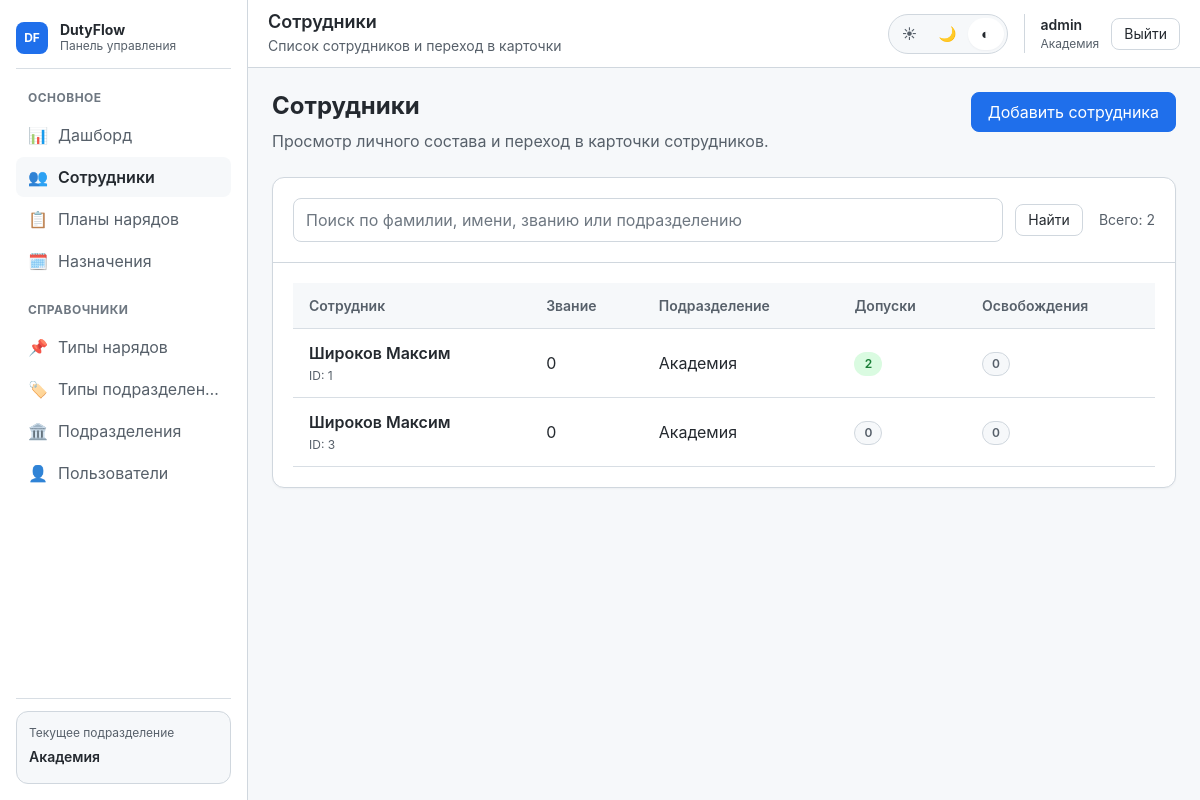
The page /persons/ (signed in) on the database its author committed.
### users_app/models.py (models this page shows, shortened)
class UserProfile(models.Model):
    user = models.OneToOneField(
        User,
        on_delete=models.CASCADE,
        related_name='profile'
    )
    unit = models.ForeignKey(
        Unit,
        on_delete=models.PROTECT,
        related_name='users'
    )
    created_by = models.ForeignKey(
        User,
        on_delete=models.SET_NULL,
        null=True,
        blank=True,
        related_name='created_users',
        verbose_name="Создал пользователь"
    )
    created_at = models.DateTimeField(auto_now_add=True, verbose_name="Дата создания")
    class Meta:
        verbose_name = "Профиль пользователя"
        verbose_name_plural = "Профили пользователей"

### units/models.py (models this page shows, shortened)
class Unit(models.Model):
    name = models.CharField(max_length=255, verbose_name="Название")
    parent = models.ForeignKey(
        'self',
        on_delete=models.SET_NULL,
        null=True,
        blank=True,
        related_name='children',
        verbose_name="Вышестоящее подразделение"
    )
    unit_type = models.ForeignKey(
        UnitType,
        on_delete=models.PROTECT,
        related_name='units',
        verbose_name="Тип подразделения"
    )
    class Meta:
        verbose_name = "Подразделение"
        verbose_name_plural = "Подразделения"
        ordering = ['unit_type__level', 'name']
    def get_descendants_ids(self, include_self=False):
        ids = [self.id] if include_self else []
        def collect(child):
            for c in child.children.all():
                ids.append(c.id)
                collect(c)
        collect(self)
        return ids

### people/models.py (models this page shows, shortened)
class Person(models.Model):
    last_name = models.CharField(max_length=150, verbose_name="Фамилия", db_index=True)
    first_name = models.CharField(max_length=150, verbose_name="Имя")
    middle_name = models.CharField(max_length=150, blank=True, verbose_name="Отчество")
    rank = models.ForeignKey(Rank, on_delete=models.PROTECT, related_name='people', verbose_name="Звание")
    unit = models.ForeignKey(Unit, on_delete=models.PROTECT, related_name='people', verbose_name="Подразделение")
    class Meta:
        verbose_name = "Сотрудник"
        verbose_name_plural = "Сотрудники"
        ordering = ['last_name', 'first_name']
        indexes = [
            models.Index(fields=['last_name', 'first_name']),
        ]
    def full_name(self):
         return f"{self.last_name} {self.first_name} {self.middle_name}".strip()
    full_name.short_description = "Полное имя"

### ranks/models.py (models this page shows, shortened)
class Rank(models.Model):
    name = models.CharField(max_length=100, unique=True, verbose_name="Звание")
    order = models.PositiveSmallIntegerField(default=0, verbose_name="Порядок") # Для сортировки (рядовой -> генерал)
    class Meta:
        verbose_name = "Звание"
        verbose_name_plural = "Звания"
        ordering = ['order', 'name']

### core/views/people/person.py (the view)
@login_required
def person_list(request):
    access = AccessService(request.user)
    people = access.get_visible_queryset(Person.objects.all())
    search_query = request.GET.get('q', '').strip()
    if search_query:
        people = people.filter(
            last_name__icontains=search_query
        ) | people.filter(
            first_name__icontains=search_query
        )
    return render(request, 'app/people/list.html', {
        'people': people,
        'active_tab': 'people',
        'page_title': 'Сотрудники',
        'page_subtitle': 'Список сотрудников и переход в карточки',
        'can_add': access.can_create_in_unit(access.user_unit),
        'can_edit': True,
        'search_query': search_query,
    })

### templates/app/people/list.html (shortened to what this page needs)
{% extends 'app/base_app.html' %}
{% block app_content %}
<section class="page-section">
    <div class="page-header">
        <div class="page-header__main">
            <h2 class="page-header__title">Сотрудники</h2>
            <p class="page-header__subtitle">
                Просмотр личного состава и переход в карточки сотрудников.
            </p>
        </div>
        {% if can_add %}
        <div class="page-header__actions">
            <a href="{% url 'people:person_add' %}" class="button button--primary">
                Добавить сотрудника
            </a>
        </div>
        {% endif %}
    </div>
</section>
<section class="page-section">
    <article class="card">
        <div class="card__header people-toolbar">
            <form method="get" class="people-toolbar__search form" role="search">
                <div class="people-search">
                    <input
                        type="search"
                        name="q"
                        value="{{ search_query|default:'' }}"
                        placeholder="Поиск по фамилии, имени, званию или подразделению"
                        aria-label="Поиск сотрудников"
                    >
                    <button type="submit" class="button button--sm">Найти</button>
                </div>
            </form>
            <div class="people-toolbar__meta">
                <span class="people-counter">Всего: {{ people|length }}</span>
            </div>
        </div>
        <div class="card__body">
            {% if people %}
                <div class="table-wrap">
                    <table class="table people-table">
                        <thead>
                            <tr>
                                <th>Сотрудник</th>
                                <th>Звание</th>
                                <th>Подразделение</th>
                                <th>Допуски</th>
                                <th>Освобождения</th>
                            </tr>
                        </thead>
                        <tbody>
                            {% for person in people %}
                            <tr class="table-row-link" data-href="{% url 'people:person_detail' person.pk %}">
                                <td>
                                    <div class="person-cell">
                                        <a href="{% url 'people:person_detail' person.pk %}" class="person-cell__name">
                                            {{ person.last_name }} {{ person.first_name }}{% if person.middle_name %} {{ person.middle_name }}{% endif %}
                                        </a>
                                        <div class="person-cell__meta">
                                            ID: {{ person.pk }}
                                        </div>
                                    </div>
                                </td>
                                <td>
                                    {% if person.rank %}
                                        {{ person.rank.name }}
                                    {% else %}
                                        <span class="text-muted">—</span>
                                    {% endif %}
                                </td>
                                <td>
                                    {% if person.unit %}
                                        {{ person.unit.name }}
                                    {% else %}
                                        <span class="text-muted">—</span>
                                    {% endif %}
                                </td>
                                <td>
                                    {% with clearance_count=person.clearances.count %}
                                        {% if clearance_count %}
                                            <span class="badge badge--success">{{ clearance_count }}</span>
                                        {% else %}
                                            <span class="badge">0</span>
                                        {% endif %}
                                    {% endwith %}
                                </td>
                                <td>
                                    {% with exemption_count=person.exemptions.count %}
                                        {% if exemption_count %}
                                            <span class="badge badge--warning">{{ exemption_count }}</span>
                                        {% else %}
                                            <span class="badge">0</span>
                                        {% endif %}
                                    {% endwith %}
                                </td>
                            </tr>
                            {% endfor %}
                        </tbody>
                    </table>
                </div>
            {% endif %}
        </div>
    </article>
</section>
{% endblock %}

### templates/components/layout/app_sidebar.html (shortened to what this page needs)
<aside class="app-sidebar" data-sidebar>
    <div class="app-sidebar__inner">
        <div class="app-sidebar__header">
            <a href="{% url 'auth:dashboard' %}" class="app-sidebar__brand">
                <span class="app-sidebar__brand-mark">DF</span>
                <div class="app-sidebar__brand-texts">
                    <span class="app-sidebar__brand-title">DutyFlow</span>
                    <span class="app-sidebar__brand-subtitle">Панель управления</span>
                </div>
            </a>
        </div>
        <div class="app-sidebar__section">
            <div class="app-sidebar__section-title">Основное</div>
            <nav class="app-sidebar__nav">
                <a href="{% url 'auth:dashboard' %}" class="nav-item {% if active_tab == 'dashboard' %}is-active{% endif %}">
                    <span class="nav-item__icon">📊</span>
                    <span class="nav-item__label">Дашборд</span>
                </a>
                <a href="{% url 'people:person_list' %}" class="nav-item {% if active_tab == 'people' %}is-active{% endif %}">
                    <span class="nav-item__icon">👥</span>
                    <span class="nav-item__label">Сотрудники</span>
                </a>
                <a href="{% url 'plan:list' %}" class="nav-item {% if active_tab == 'plans' %}is-active{% endif %}">
                    <span class="nav-item__icon">📋</span>
                    <span class="nav-item__label">Планы нарядов</span>
                </a>
                <a href="{% url 'assignment:calendar' %}" class="nav-item {% if active_tab == 'assignments' %}is-active{% endif %}">
                    <span class="nav-item__icon">🗓️</span>
                    <span class="nav-item__label">Назначения</span>
                </a>
            </nav>
        </div>
        <div class="app-sidebar__section">
            <div class="app-sidebar__section-title">Справочники</div>
            <nav class="app-sidebar__nav">
                {% if user.profile.unit.unit_type.level <= 1 %}
                <a href="{% url 'type:list' %}" class="nav-item {% if active_tab == 'duty_types' %}is-active{% endif %}">
                    <span class="nav-item__icon">📌</span>
                    <span class="nav-item__label">Типы нарядов</span>
                </a>
                {% endif %}
                {% if user.profile.unit.unit_type.level == 0 %}
                <a href="{% url 'unit_type:list' %}" class="nav-item {% if active_tab == 'unit_types' %}is-active{% endif %}">
                    <span class="nav-item__icon">🏷️</span>
                    <span class="nav-item__label">Типы подразделений</span>
                </a>
                {% endif %}
                <a href="{% url 'units:list' %}" class="nav-item {% if active_tab == 'units' %}is-active{% endif %}">
                    <span class="nav-item__icon">🏛️</span>
                    <span class="nav-item__label">Подразделения</span>
                </a>
                <a href="{% url 'users:list' %}" class="nav-item {% if active_tab == 'users' %}is-active{% endif %}">
                    <span class="nav-item__icon">👤</span>
                    <span class="nav-item__label">Пользователи</span>
                </a>
            </nav>
        </div>
        {% if user.profile and user.profile.unit %}
        <div class="app-sidebar__footer">
            <div class="app-sidebar__unit-card">
                <div class="app-sidebar__unit-label">Текущее подразделение</div>
                <div class="app-sidebar__unit-name">{{ user.profile.unit.name }}</div>
            </div>
        </div>
        {% endif %}
    </div>
</aside>

### templates/components/layout/app_header.html (shortened to what this page needs)
<header class="app-header">
    <div class="app-header__left">
        <div class="app-header__page">
            <h1 class="app-header__page-title">{{ page_title|default:"Панель управления" }}</h1>
            {% if page_subtitle %}
                <p class="app-header__page-subtitle">{{ page_subtitle }}</p>
            {% endif %}
        </div>
    </div>
    <div class="app-header__right">
        <div class="theme-switcher" data-theme-switcher>
            <button class="theme-switcher__button" type="button" data-theme-value="light" title="Светлая тема">☀</button>
            <button class="theme-switcher__button" type="button" data-theme-value="dark" title="Тёмная тема">🌙</button>
            <button class="theme-switcher__button" type="button" data-theme-value="system" title="Системная тема">◐</button>
        </div>
        <div class="user-chip">
            <div class="user-chip__content">
                <span class="user-chip__name">{{ request.user.username }}</span>
                {% if user.profile and user.profile.unit %}
                    <span class="user-chip__meta">{{ user.profile.unit.name }}</span>
                {% endif %}
            </div>
            <form method="post" action="{% url 'auth:logout' %}">
                <button type="submit" class="button button--sm">Выйти</button>
            </form>
        </div>
    </div>
</header>

### rows shown on the page
Person: last_name "Широков", first_name "Максим", pk "1", rank.name "0", unit.name "Академия", clearances.count "2"
Person: last_name "Широков", first_name "Максим", pk "3", rank.name "0", unit.name "Академия"

### other values the page prints
{{ user.profile.unit.name }} "Академия"
{{ page_title|default:"Панель управления" }} "Сотрудники"
{{ page_subtitle }} "Список сотрудников и переход в карточки"
{{ request.user.username }} "admin"
{{ people|length }} "2"
